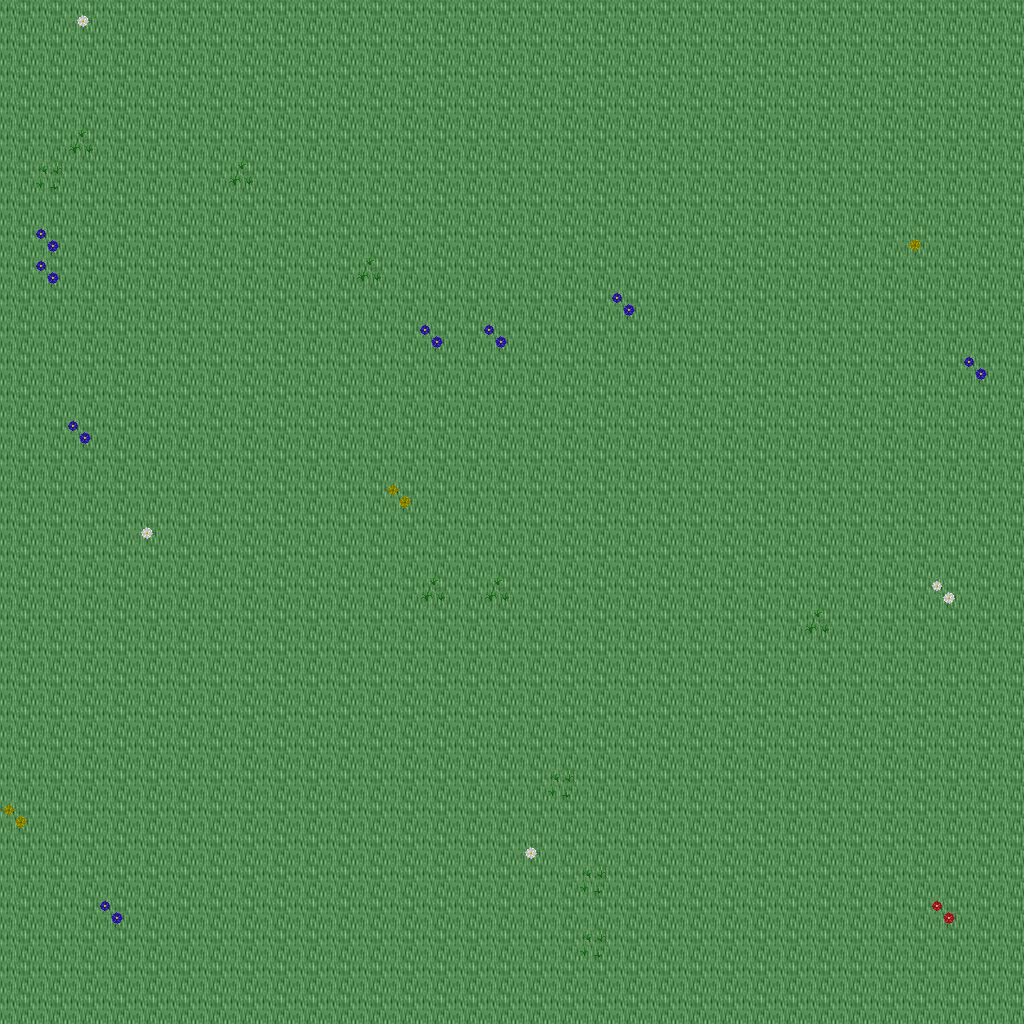

Rendered tile map (Tiled .tmx) drawn with the repository's tilesets; below, a short description and the map source with its tile grids summarised:
An orthogonal 32x32 tile map with 32x32 px tiles, 5 tile layers (Ground, Objects, Objects2, Above, ...), 1 hidden layer not drawn, 14 tilesets.

<map version="1.10" tiledversion="1.11.0" orientation="orthogonal" renderorder="right-down" width="32" height="32" tilewidth="32" tileheight="32" infinite="0" nextlayerid="11" nextobjectid="1">
 <tileset firstgid="1" name="ground_ground" tilewidth="32" tileheight="32" tilecount="33" columns="3">
  <image source="../drawable/ground_ground.png" width="96" height="352" />
 </tileset>
 <tileset firstgid="34" name="plant_flower_daisy_white" tilewidth="32" tileheight="32" tilecount="8" columns="2">
  <image source="../drawable/plant_flower_daisy_white.png" width="64" height="128" />
 </tileset>
 <tileset firstgid="42" name="plant_flower_daisy_yellow" tilewidth="32" tileheight="32" tilecount="8" columns="2">
  <image source="../drawable/plant_flower_daisy_yellow.png" width="64" height="128" />
 </tileset>
 <tileset firstgid="50" name="plant_flower_daisy_blue" tilewidth="32" tileheight="32" tilecount="8" columns="2">
  <image source="../drawable/plant_flower_daisy_blue.png" width="64" height="128" />
 </tileset>
 <tileset firstgid="58" name="plant_grasses" tilewidth="32" tileheight="32" tilecount="6" columns="3">
  <image source="../drawable/plant_grasses.png" width="96" height="64" />
 </tileset>
 <tileset firstgid="64" name="plant_flower_daisy_red" tilewidth="32" tileheight="32" tilecount="8" columns="2">
  <image source="../drawable/plant_flower_daisy_red.png" width="64" height="128" />
 </tileset>
 <tileset firstgid="72" name="plant_tree_tree_darkgreen" tilewidth="32" tileheight="32" tilecount="88" columns="8">
  <image source="../drawable/plant_tree_tree_darkgreen.png" width="256" height="352" />
 </tileset>
 <tileset firstgid="160" name="logic_creature_elf" tilewidth="32" tileheight="32" tilecount="16" columns="8">
  <image source="../drawable/logic_creature_elf.png" width="256" height="64" />
 </tileset>
 <tileset firstgid="176" name="logic_creature_animal" tilewidth="32" tileheight="32" tilecount="32" columns="8">
  <image source="../drawable/logic_creature_animal.png" width="256" height="128" />
 </tileset>
 <tileset firstgid="208" name="logic_collision" tilewidth="32" tileheight="32" tilecount="1" columns="1">
  <image source="../drawable/logic_collision.png" width="32" height="32" />
 </tileset>
 <tileset firstgid="209" name="logic_creature_ent" tilewidth="32" tileheight="32" tilecount="4" columns="4">
  <image source="../drawable/logic_creature_ent.png" width="128" height="32" />
 </tileset>
 <tileset firstgid="213" name="logic_creature_human_evil" tilewidth="32" tileheight="32" tilecount="16" columns="8">
  <image source="../drawable/logic_creature_human_evil.png" width="256" height="64" />
 </tileset>
 <tileset firstgid="229" name="ground_green_paving" tilewidth="32" tileheight="32" tilecount="18" columns="3">
  <image source="../drawable/ground_green_paving.png" width="96" height="192" />
 </tileset>
 <tileset firstgid="247" name="logic_protection" tilewidth="32" tileheight="32" tilecount="2" columns="2">
  <image source="../drawable/logic_protection.png" width="64" height="32" />
 </tileset>
 <layer id="1" name="Ground" width="32" height="32">
  <data>[1024 cells, 1024 non-empty, 1 distinct tile ids]</data>
 </layer>
 <layer id="2" name="Objects" width="32" height="32">
  <data>[1024 cells, 26 non-empty, 8 distinct tile ids]</data>
 </layer>
 <layer id="3" name="Objects2" width="32" height="32">
  <data>[1024 cells, 0 non-empty, 0 distinct tile ids]</data>
 </layer>
 <layer id="4" name="Above" width="32" height="32">
  <data>[1024 cells, 0 non-empty, 0 distinct tile ids]</data>
 </layer>
 <layer id="5" name="Above2" width="32" height="32">
  <data>[1024 cells, 0 non-empty, 0 distinct tile ids]</data>
 </layer>
 <layer id="6" name="Walkable" width="32" height="32" visible="0">
  <data>[1024 cells, 0 non-empty, 0 distinct tile ids]</data>
 </layer>
 <objectgroup id="7" name="Mapevents" />
 <objectgroup id="8" name="Spawn" />
 <objectgroup id="9" name="Keys" />
 <objectgroup id="10" name="Replace" />
</map>
